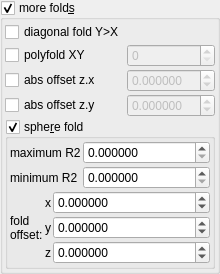
    <widget class="MyGroupBox" name="groupCheck_transf_function_enabled_false">
     <property name="toolTip">
      <string/>
     </property>
     <property name="title">
      <string>more fold&amp;s</string>
     </property>
     <property name="checkable">
      <bool>true</bool>
     </property>
     <layout class="QVBoxLayout" name="verticalLayout_33" stretch="0,0">
      <property name="spacing">
       <number>2</number>
      </property>
      <property name="leftMargin">
       <number>2</number>
      </property>
      <property name="topMargin">
       <number>2</number>
      </property>
      <property name="rightMargin">
       <number>2</number>
      </property>
      <property name="bottomMargin">
       <number>2</number>
      </property>
      <item>
       <layout class="QGridLayout" name="gridLayout_9" columnstretch="0,1">
        <property name="spacing">
         <number>2</number>
        </property>
        <item row="2" column="0">
         <widget class="MyCheckBox" name="checkBox_transf_function_enabledC_false">
          <property name="text">
           <string notr="true">abs offset z.x</string>
          </property>
         </widget>
        </item>
        <item row="2" column="1">
         <widget class="MyDoubleSpinBox" name="spinbox_transf_offsetC_0">
          <property name="enabled">
           <bool>false</bool>
          </property>
          <property name="sizePolicy">
           <sizepolicy hsizetype="Minimum" vsizetype="Maximum">
            <horstretch>0</horstretch>
            <verstretch>0</verstretch>
           </sizepolicy>
          </property>
          <property name="prefix">
           <string/>
          </property>
          <property name="suffix">
           <string/>
          </property>
          <property name="decimals">
           <number>6</number>
          </property>
          <property name="minimum">
           <double>-99.989999999999995</double>
          </property>
          <property name="maximum">
           <double>99.989999999999995</double>
          </property>
          <property name="singleStep">
           <double>0.100000000000000</double>
          </property>
         </widget>
        </item>
        <item row="1" column="0">
         <widget class="MyCheckBox" name="checkBox_transf_function_enabledP_false">
          <property name="font">
           <font>
            <weight>50</weight>
            <bold>false</bold>
           </font>
          </property>
          <property name="text">
           <string>polyfold XY</string>
          </property>
         </widget>
        </item>
        <item row="1" column="1">
         <widget class="MySpinBox" name="spinboxInt_transf_int_6">
          <property name="enabled">
           <bool>false</bool>
          </property>
          <property name="sizePolicy">
           <sizepolicy hsizetype="Minimum" vsizetype="Maximum">
            <horstretch>0</horstretch>
            <verstretch>0</verstretch>
           </sizepolicy>
          </property>
          <property name="maximum">
           <number>999</number>
          </property>
         </widget>
        </item>
        <item row="3" column="0">
         <widget class="MyCheckBox" name="checkBox_transf_function_enabledD_false">
          <property name="enabled">
           <bool>true</bool>
          </property>
          <property name="text">
           <string notr="true">abs offset z.y</string>
          </property>
         </widget>
        </item>
        <item row="3" column="1">
         <widget class="MyDoubleSpinBox" name="spinbox_transf_offsetD_0">
          <property name="enabled">
           <bool>false</bool>
          </property>
          <property name="sizePolicy">
           <sizepolicy hsizetype="Minimum" vsizetype="Maximum">
            <horstretch>0</horstretch>
            <verstretch>0</verstretch>
           </sizepolicy>
          </property>
          <property name="prefix">
           <string/>
          </property>
          <property name="suffix">
           <string/>
          </property>
          <property name="decimals">
           <number>6</number>
          </property>
          <property name="minimum">
           <double>-99.989999999999995</double>
          </property>
          <property name="maximum">
           <double>99.989999999999995</double>
          </property>
          <property name="singleStep">
           <double>0.100000000000000</double>
          </property>
         </widget>
        </item>
        <item row="0" column="0">
         <widget class="MyCheckBox" name="checkBox_transf_function_enabledCx_false">
          <property name="text">
           <string notr="true">diagonal fold Y&gt;X</string>
          </property>
         </widget>
        </item>
       </layout>
      </item>
      <item>
       <widget class="MyGroupBox" name="groupCheck_transf_function_enabledG_false">
        <property name="title">
         <string>sphe&amp;re fold</string>
        </property>
        <property name="checkable">
         <bool>true</bool>
        </property>
        <layout class="QVBoxLayout" name="verticalLayout_9" stretch="0,0">
         <property name="spacing">
          <number>2</number>
         </property>
         <property name="leftMargin">
          <number>2</number>
         </property>
         <property name="topMargin">
          <number>2</number>
         </property>
         <property name="rightMargin">
          <number>2</number>
         </property>
         <property name="bottomMargin">
          <number>2</number>
         </property>
         <item>
          <layout class="QGridLayout" name="gridLayout_2" columnstretch="0,1" columnminimumwidth="0,0">
           <item row="2" column="1">
            <widget class="MyDoubleSpinBox" name="spinbox_transf_minimum_radius_0">
             <property name="sizePolicy">
              <sizepolicy hsizetype="Minimum" vsizetype="Maximum">
               <horstretch>0</horstretch>
               <verstretch>0</verstretch>
              </sizepolicy>
             </property>
             <property name="prefix">
              <string/>
             </property>
             <property name="decimals">
              <number>6</number>
             </property>
             <property name="minimum">
              <double>0.000000000000000</double>
             </property>
             <property name="singleStep">
              <double>0.100000000000000</double>
             </property>
            </widget>
           </item>
           <item row="1" column="1">
            <widget class="MyDoubleSpinBox" name="spinbox_transf_maxR2_1">
             <property name="sizePolicy">
              <sizepolicy hsizetype="Minimum" vsizetype="Maximum">
               <horstretch>0</horstretch>
               <verstretch>0</verstretch>
              </sizepolicy>
             </property>
             <property name="prefix">
              <string/>
             </property>
             <property name="decimals">
              <number>6</number>
             </property>
             <property name="minimum">
              <double>0.000000000000000</double>
             </property>
             <property name="singleStep">
              <double>0.100000000000000</double>
             </property>
            </widget>
           </item>
           <item row="2" column="0">
            <widget class="QLabel" name="label_47">
             <property name="text">
              <string>minimum R2</string>
             </property>
            </widget>
           </item>
           <item row="1" column="0">
            <widget class="QLabel" name="label_18">
             <property name="text">
              <string>maximum R2</string>
             </property>
            </widget>
           </item>
          </layout>
         </item>
         <item>
          <layout class="QGridLayout" name="gridLayout_17" columnstretch="0,0,1">
           <property name="spacing">
            <number>2</number>
           </property>
           <item row="3" column="2">
            <widget class="MyDoubleSpinBox" name="spinbox3_mandelbox_offset_x">
             <property name="sizePolicy">
              <sizepolicy hsizetype="Minimum" vsizetype="Maximum">
               <horstretch>0</horstretch>
               <verstretch>0</verstretch>
              </sizepolicy>
             </property>
             <property name="prefix">
              <string/>
             </property>
             <property name="suffix">
              <string/>
             </property>
             <property name="decimals">
              <number>6</number>
             </property>
             <property name="minimum">
              <double>-99.989999999999995</double>
             </property>
             <property name="maximum">
              <double>99.989999999999995</double>
             </property>
             <property name="singleStep">
              <double>0.100000000000000</double>
             </property>
            </widget>
           </item>
           <item row="3" column="0" rowspan="3">
            <widget class="QLabel" name="label_20">
             <property name="text">
              <string>fold
offset:</string>
             </property>
            </widget>
           </item>
           <item row="4" column="1">
            <widget class="QLabel" name="label_117">
             <property name="sizePolicy">
              <sizepolicy hsizetype="Preferred" vsizetype="Preferred">
               <horstretch>0</horstretch>
               <verstretch>0</verstretch>
              </sizepolicy>
             </property>
             <property name="text">
              <string notr="true">y</string>
             </property>
             <property name="alignment">
              <set>Qt::AlignRight|Qt::AlignTrailing|Qt::AlignVCenter</set>
             </property>
            </widget>
           </item>
           <item row="5" column="1">
            <widget class="QLabel" name="label_118">
             <property name="sizePolicy">
              <sizepolicy hsizetype="Preferred" vsizetype="Preferred">
               <horstretch>0</horstretch>
               <verstretch>0</verstretch>
              </sizepolicy>
             </property>
             <property name="text">
              <string notr="true">z</string>
             </property>
             <property name="alignment">
              <set>Qt::AlignRight|Qt::AlignTrailing|Qt::AlignVCenter</set>
             </property>
            </widget>
           </item>
           <item row="3" column="1">
            <widget class="QLabel" name="label_119">
             <property name="sizePolicy">
              <sizepolicy hsizetype="Preferred" vsizetype="Preferred">
               <horstretch>0</horstretch>
               <verstretch>0</verstretch>
              </sizepolicy>
             </property>
             <property name="text">
              <string notr="true">x</string>
             </property>
             <property name="alignment">
              <set>Qt::AlignRight|Qt::AlignTrailing|Qt::AlignVCenter</set>
             </property>
            </widget>
           </item>
           <item row="4" column="2">
            <widget class="MyDoubleSpinBox" name="spinbox3_mandelbox_offset_y">
             <property name="sizePolicy">
              <sizepolicy hsizetype="Minimum" vsizetype="Maximum">
               <horstretch>0</horstretch>
               <verstretch>0</verstretch>
              </sizepolicy>
             </property>
             <property name="prefix">
              <string/>
             </property>
             <property name="suffix">
              <string/>
             </property>
             <property name="decimals">
              <number>6</number>
             </property>
             <property name="minimum">
              <double>-99.989999999999995</double>
             </property>
             <property name="maximum">
              <double>99.989999999999995</double>
             </property>
             <property name="singleStep">
              <double>0.100000000000000</double>
             </property>
            </widget>
           </item>
           <item row="5" column="2">
            <widget class="MyDoubleSpinBox" name="spinbox3_mandelbox_offset_z">
             <property name="sizePolicy">
              <sizepolicy hsizetype="Minimum" vsizetype="Maximum">
               <horstretch>0</horstretch>
               <verstretch>0</verstretch>
              </sizepolicy>
             </property>
             <property name="prefix">
              <string/>
             </property>
             <property name="suffix">
              <string/>
             </property>
             <property name="decimals">
              <number>6</number>
             </property>
             <property name="minimum">
              <double>-99.989999999999995</double>
             </property>
             <property name="maximum">
              <double>99.989999999999995</double>
             </property>
             <property name="singleStep">
              <double>0.100000000000000</double>
             </property>
            </widget>
           </item>
          </layout>
         </item>
        </layout>
       </widget>
      </item>
     </layout>
    </widget>
